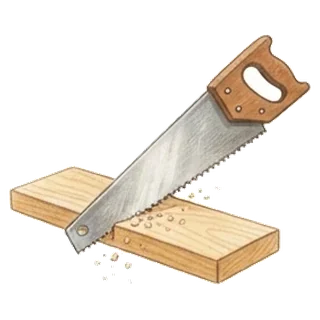
#> input picture deneme/oyun3/r/testere.webp, 320 x 320 px
$ python -i resim-isle.py   (imports and definitions only)
#> lines starting #> are read from the running program, lines starting #| are printed output that depends on the picture; after the words box and inside, x2 and y2 are one past the last pixel; in counts of white or black regions, pixels touching at a corner belong together
#> further down, picture is the input picture: PIL image 320x320 RGBA; mean R, G, B, A 79.6, 72.3, 62.7, 73.8
#!/usr/bin/env python3
"""Gemini ızgaralarını keser, dış beyaz arka planı şeffaf yapar, 600 px PNG kaydeder.
Kullanım: python3 kaynak/resim-isle.py renkli <izgara-no> <dosya> [<izgara-no> <dosya> ...]
  renkli: kaynak/resim-promptlari/renkli-sira.json sırasına göre deneme/materyaller/resimler-renkli/<ad>.png
  oyun3: oyun3-sira.json sırasına göre deneme/oyun3/r/<ad>.webp (320 px; 1 karakterler, 2-5 nesne ızgaraları C1-C4)
"""
import sys, json, os
from PIL import Image, ImageDraw, ImageOps
KOK = os.path.dirname(os.path.dirname(os.path.abspath(__file__)))
BOYUT = 600

def cizgiler(im, eksen):
    W, H = im.size; px = im.load(); out = []
    n, m = (W, H) if eksen == 'x' else (H, W)
    for i in range(8, n - 8):
        say = sum(1 for j in range(0, m, 2) if 150 < (px[i, j] if eksen == 'x' else px[j, i]) < 238)
        if say > m / 2 * .55: out.append(i)
    g = []
    for v in out:
        if g and v - g[-1][-1] <= 3: g[-1].append(v)
        else: g.append([v])
    return [sum(x) // len(x) for x in g]

def seffaf(rgb):
    gri = rgb.convert('L'); W, H = gri.size
#> after `gri = rgb.convert('L')`:
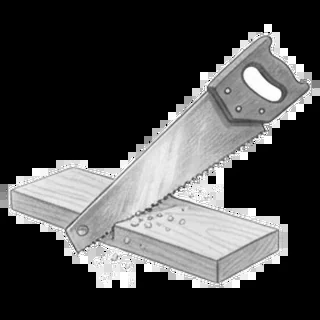
#> gri: PIL image 320x320 L; min 0, max 255, mean 73.4
#> after `W, H = gri.size`: W = 320; H = 320
    # zemin rengi: köşe pikseli (beyaz ya da açık düz renk). Ona yakın pikseller kenardan doldurularak şeffaf olur.
    z = rgb.getpixel((2, 2)); px = rgb.load()
#> after `z = rgb.getpixel((2, 2))`: z = (0, 0, 0, 0)
    isaret = Image.new('L', (W, H), 0); ip = isaret.load()
#> after `isaret = Image.new('L', (W, H), 0)`: isaret: PIL image 320x320 L; every value is 0
    for y in range(H):
        for x in range(W):
            r, g, b = px[x, y][:3]
            if (abs(r - z[0]) + abs(g - z[1]) + abs(b - z[2]) < 40) or min(r, g, b) > 236: ip[x, y] = 255
    for x, y in [(x, 0) for x in range(0, W, 9)] + [(x, H - 1) for x in range(0, W, 9)] + [(0, y) for y in range(0, H, 9)] + [(W - 1, y) for y in range(0, H, 9)]:
        if isaret.getpixel((x, y)) == 255: ImageDraw.floodfill(isaret, (x, y), 128)
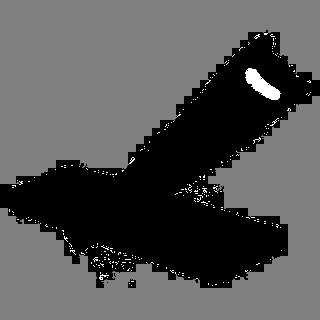
#> isaret: PIL image 320x320 L; min 0, max 255, mean 84.6
    alfa = isaret.point(lambda v: 0 if v == 128 else 255)
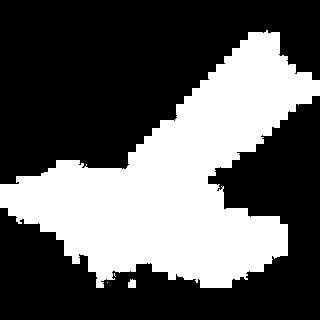
#> alfa: PIL image 320x320 L; 36.3% white; 4 white regions (2 under 20 px), largest, box (x1, y1, x2, y2) and area: (0, 30, 320, 288) 37106, (128, 279, 136, 288) 62
    out = rgb.convert('RGBA'); out.putalpha(alfa); return out
#> after `out.putalpha(alfa)`:
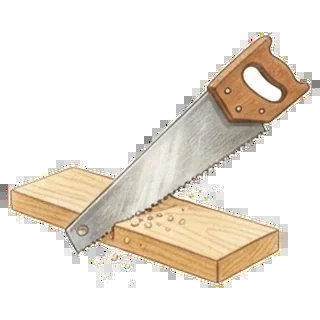
#> out: PIL image 320x320 RGBA; mean R, G, B, A 79.6, 72.3, 62.7, 92.6; transparent parts drawn white

def kes(dosya, adlar, hedef):
    im = Image.open(dosya).convert('RGB'); gri = im.convert('L'); W, H = im.size
    cx, cy = cizgiler(gri, 'x'), cizgiler(gri, 'y')
    # 4×2 beklenir: fazla/eksik çizgi bulunursa eşit bölmeye düş (ör. kürek sapı sütun çizgisi sanılmasın)
    # çerçeveli ızgara: dış çizgiler de bulunursa (5 dikey / 3 yatay) onları sınır al
    if len(cx) == 5: xs = cx
    else:
        if len(cx) != 3: cx = [round(W * k / 4) for k in (1, 2, 3)]
        xs = [0] + cx + [W]
    if len(cy) == 3: ys = cy
    else:
        if len(cy) != 1: cy = [round(H / 2)]
        ys = [0] + cy + [H]
    for k, ad in enumerate(adlar):
        c, r = k % 4, k // 4
        h = im.crop((xs[c] + 6, ys[r] + 6, xs[c + 1] - 6, ys[r + 1] - 6))
        s = seffaf(h); bb = s.getbbox(); s = s.crop(bb)
        w, hh = s.size; kenar = max(w, hh) + 16
        kare = Image.new('RGBA', (kenar, kenar), (255, 255, 255, 0)); kare.paste(s, ((kenar - w) // 2, (kenar - hh) // 2), s)
        if BOYUT == 600: kare.resize((600, 600), Image.LANCZOS).save(os.path.join(hedef, ad + '.png'), optimize=True)
        else: kare.resize((BOYUT, BOYUT), Image.LANCZOS).save(os.path.join(hedef, ad + '.webp'), 'WEBP', quality=86, method=6)
    return xs, ys

# [7 lines not run here, left out]

>>> from PIL import Image
>>> picture = Image.open('../deneme/oyun3/r/testere.webp')
>>> result = seffaf(picture)

$ run again, on deneme/oyun3/r/bina-kervan.webp
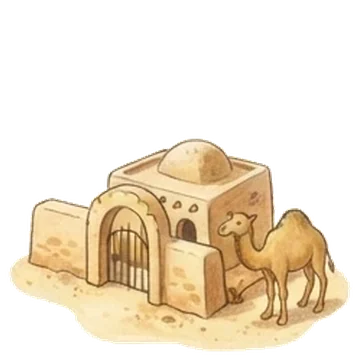
#> input picture deneme/oyun3/r/bina-kervan.webp, 360 x 360 px
#> picture is the input picture: PIL image 360x360 RGBA; mean R, G, B, A 96.5, 83.6, 63.2, 96.9
#> z = (0, 0, 0, 0)
#> in seffaf, `alfa = isaret.point(lambda v: 0 if v == 128 else 255)`:
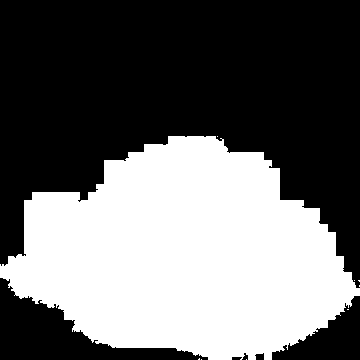
#> alfa: PIL image 360x360 L; 42.2% white; 9 white regions (8 under 20 px), largest, box (x1, y1, x2, y2) and area: (0, 136, 360, 360) 54637
#> in seffaf, `out.putalpha(alfa)`:
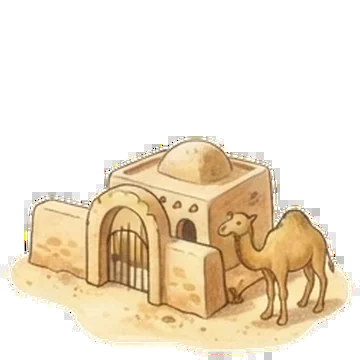
#> out: PIL image 360x360 RGBA; mean R, G, B, A 96.5, 83.6, 63.2, 107.5; transparent parts drawn white

$ run again, on deneme/oyun3/r/bina-kule.webp
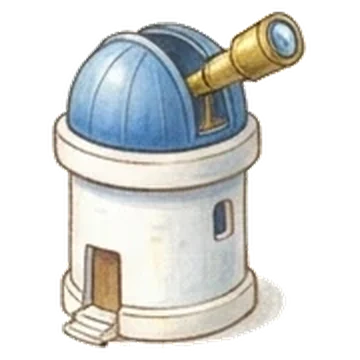
#> input picture deneme/oyun3/r/bina-kule.webp, 360 x 360 px
#> picture is the input picture: PIL image 360x360 RGBA; mean R, G, B, A 104.2, 105.2, 102.8, 122.4
#> z = (0, 0, 0, 0)
#> in seffaf, `alfa = isaret.point(lambda v: 0 if v == 128 else 255)`:
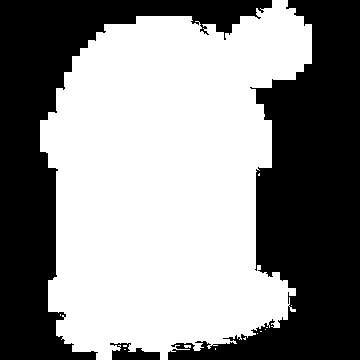
#> alfa: PIL image 360x360 L; 54.7% white; 3 black regions, box (x1, y1, x2, y2) and area: (168, 0, 360, 360) 32292, (0, 0, 272, 360) 25878, (110, 343, 160, 360) 508
#> in seffaf, `out.putalpha(alfa)`:
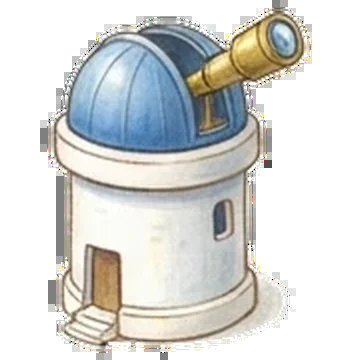
#> out: PIL image 360x360 RGBA; mean R, G, B, A 104.2, 105.2, 102.8, 139.5; transparent parts drawn white
